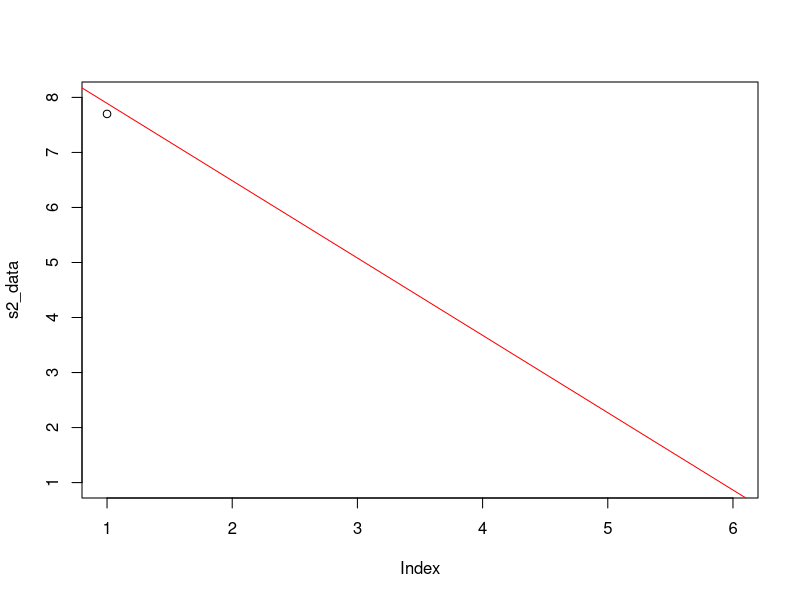
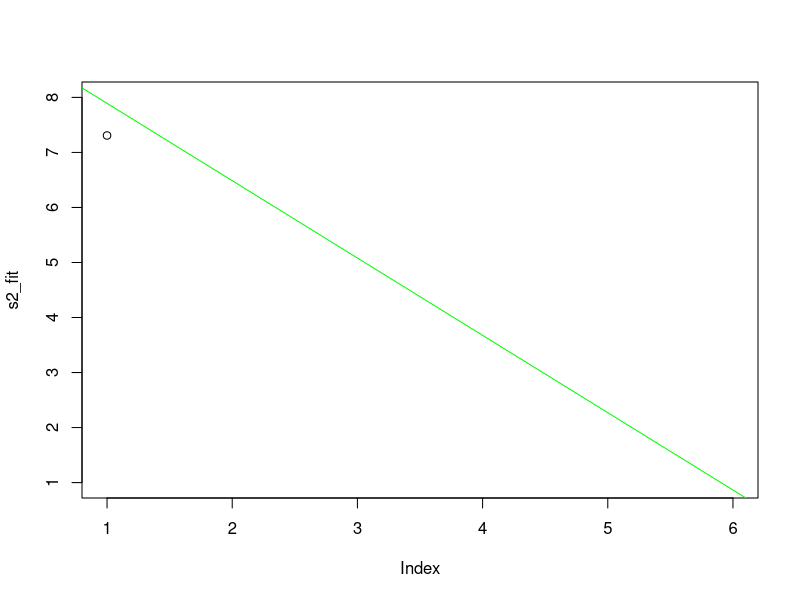
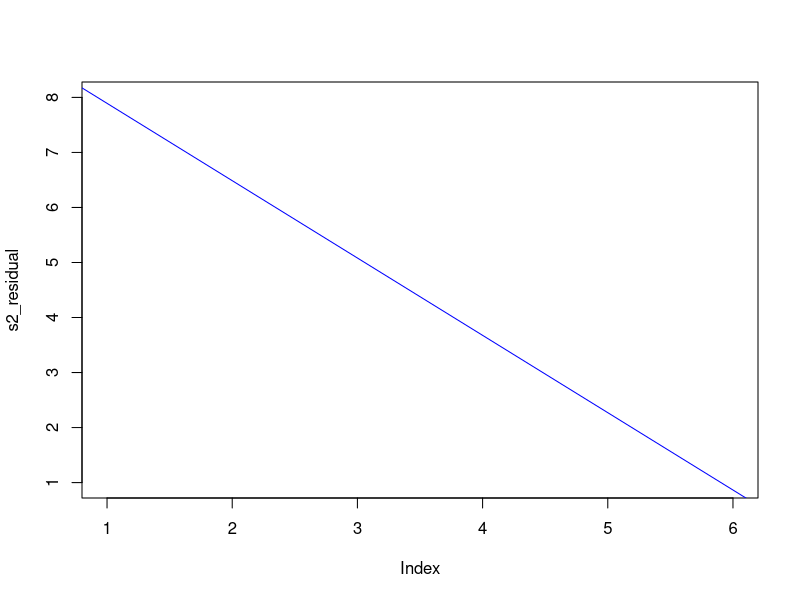
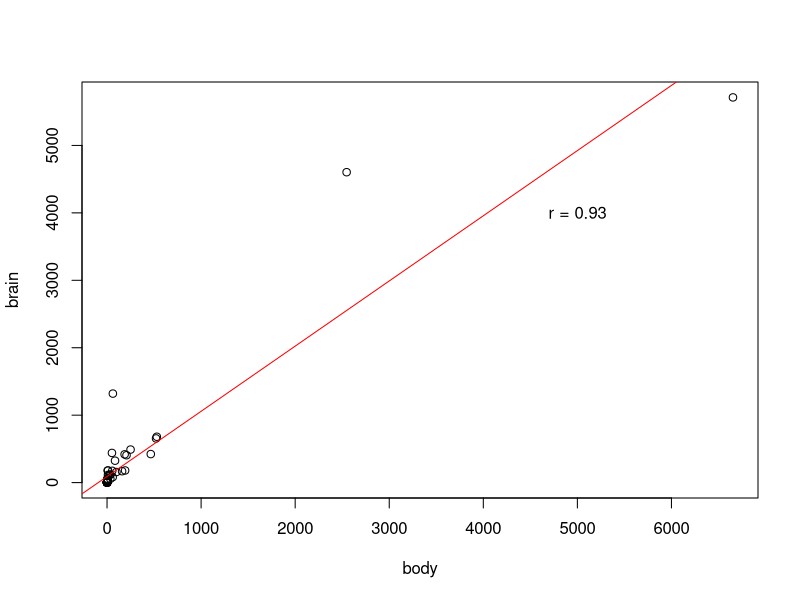

Reproduce these figures in R, in order.
pdf("hw4.pdf")

# 2 - Practice
semesters <- c(1, 2, 3, 4, 6)
mistakes <- c(8, 7, 4, 4, 1)
model <- lm(mistakes ~ semesters)
# To verify calculations later on
s2_data <- var(mistakes)
s2_fit <- var(predict(model))
s2_residual <- var(residuals(model))

data.frame("s^2 data" = s2_data, "s^2 fit" = s2_fit, "s^2 residual" = s2_residual)

# Plotting the above to see if there's any visual differences. Aside from one point as per the above commands, no change in the lines. Was not worth the effort
x_min <- 1
x_max <- 6
y_min <- 1
y_max <- 8

plot(s2_data, xlim = c(x_min, x_max), ylim = c(y_min, y_max))
abline(model, col = "red")

plot(s2_fit, xlim = c(x_min, x_max), ylim = c(y_min, y_max))
abline(model, col = "green")

plot(s2_residual, xlim = c(x_min, x_max), ylim = c(y_min, y_max))
abline(model, col = "blue")

# Actual data calculations for the various s^2 stuff.
s_sem <- sd(semesters)
s_mis <- sd(mistakes)
corr_sm <- cor(semesters, mistakes)
data.frame("sd_semester" = s_sem, "sd_mistakes" = s_mis, "correlation" = corr_sm)

s2_data <- s_mis^2 # s^2 data
s2_fit <- corr_sm^2 * s_mis^2 # s^2 fit
s2_residual <- s_mis^2 - (corr_sm^2 * s_mis^2) # s^2 residual

data.frame("s^2 data" = s2_data, "s^2 fit" = s2_fit, "s^2 residual" = s2_residual)

# 3 R practice
library("MASS")
data(mammals)
# 3.1 Data summary
mammals
summary(mammals)

# 3.2 Plotting
# Compute the correlation coefficient
correlation_coefficient <- cor(mammals$body, mammals$brain)

# Round the correlation coefficient
rounded_correlation <- round(correlation_coefficient, digits = 2)

# Create the scatter plot with the regression line
plot(mammals)
abline(lm(mammals$brain ~ mammals$body), col = "red")

# Add the correlation coefficient to the plot
text(x = 5000, y = 4000, labels = paste("r =", rounded_correlation))


# 3.4 R line and equation
rline <- lm(mammals)
intercept <- coef(rline)[1]
slope <- coef(rline)[2]
regression_equation <- paste("y =", round(slope, 3), "x +", round(intercept, 3))
rline
print(regression_equation)

# 3.5 Average? Double body size
brain <- (mammals$body * 2) * slope + intercept
brain
new_brain_avg <- mean(brain)
avg_dif <- mean(brain) - mean(mammals$brain)
data.frame("New average" = new_brain_avg, "Old average" = mean(mammals$brain), "Average difference" = avg_dif)

# 3.6 Analyzing data
mammals$residuals <- residuals(rline)
mammals_ordered <- mammals[order(mammals$residuals), ]
mammals_ordered

large_brain <- mammals_ordered[mammals_ordered$residuals > 60, ]
small_brain <- mammals_ordered[mammals_ordered$residuals < -150, ]

large <- large_brain$Animal
small <- small_brain$Animal
# # # Print the mammal species with unusually large brain sizes (positive residuals)
# cat("Mammal species with unusually large brain sizes:\n")
# print(large_brain)

# # # Print the mammal species with unusually small brain sizes (negative residuals)
# cat("\nMammal species with unusually small brain sizes:\n")
# print(small_brain)

# data.frame("Unusually Large Brain" = large_brain, "Unusually Small Brain" = small_brain)

# Extract the residuals from the dataset
residuals <- mammals_ordered$residuals

# Create a new data frame with just the residuals column
residuals_df <- data.frame(residuals)

# Order the new data frame by residuals in ascending order
residuals_df_ordered <- residuals_df[order(residuals_df$residuals), ]

# Print the ordered data frame
print(residuals_df_ordered)

# Create a new data frame with only the residuals column
residuals_only_df <- mammals_ordered[, "residuals", drop = FALSE]

# Print the new data frame
print(residuals_only_df)

dev.off()
